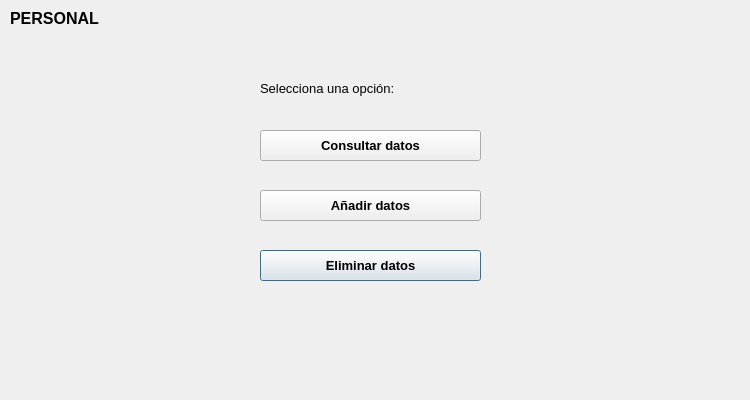
<?xml version="1.0" encoding="UTF-8"?>
<ui version="4.0">
 <class>InterfazPersonal</class>
 <widget class="QDialog" name="InterfazPersonal">
  <property name="geometry">
   <rect>
    <x>0</x>
    <y>0</y>
    <width>750</width>
    <height>400</height>
   </rect>
  </property>
  <property name="windowTitle">
   <string>Dialog</string>
  </property>
  <widget class="QLabel" name="label">
   <property name="geometry">
    <rect>
     <x>260</x>
     <y>80</y>
     <width>191</width>
     <height>16</height>
    </rect>
   </property>
   <property name="font">
    <font>
     <pointsize>10</pointsize>
    </font>
   </property>
   <property name="text">
    <string>Selecciona una opción:</string>
   </property>
  </widget>
  <widget class="QPushButton" name="eliminar">
   <property name="geometry">
    <rect>
     <x>260</x>
     <y>250</y>
     <width>221</width>
     <height>31</height>
    </rect>
   </property>
   <property name="font">
    <font>
     <pointsize>10</pointsize>
     <weight>75</weight>
     <bold>true</bold>
    </font>
   </property>
   <property name="text">
    <string>Eliminar datos</string>
   </property>
  </widget>
  <widget class="QPushButton" name="consultar">
   <property name="geometry">
    <rect>
     <x>260</x>
     <y>130</y>
     <width>221</width>
     <height>31</height>
    </rect>
   </property>
   <property name="font">
    <font>
     <pointsize>10</pointsize>
     <weight>75</weight>
     <bold>true</bold>
    </font>
   </property>
   <property name="text">
    <string>Consultar datos</string>
   </property>
  </widget>
  <widget class="QPushButton" name="anadir">
   <property name="geometry">
    <rect>
     <x>260</x>
     <y>190</y>
     <width>221</width>
     <height>31</height>
    </rect>
   </property>
   <property name="font">
    <font>
     <pointsize>10</pointsize>
     <weight>75</weight>
     <bold>true</bold>
    </font>
   </property>
   <property name="text">
    <string>Añadir datos</string>
   </property>
  </widget>
  <widget class="QLabel" name="label_2">
   <property name="geometry">
    <rect>
     <x>10</x>
     <y>10</y>
     <width>191</width>
     <height>16</height>
    </rect>
   </property>
   <property name="font">
    <font>
     <pointsize>12</pointsize>
     <weight>75</weight>
     <bold>true</bold>
    </font>
   </property>
   <property name="text">
    <string>PERSONAL</string>
   </property>
  </widget>
  <widget class="QLabel" name="label_3">
   <property name="geometry">
    <rect>
     <x>-10</x>
     <y>-30</y>
     <width>759</width>
     <height>427</height>
    </rect>
   </property>
   <property name="text">
    <string/>
   </property>
   <property name="pixmap">
    <pixmap resource="imagenes.qrc">:/imagenes/fondo.PNG</pixmap>
   </property>
  </widget>
  <zorder>label_3</zorder>
  <zorder>label</zorder>
  <zorder>eliminar</zorder>
  <zorder>consultar</zorder>
  <zorder>anadir</zorder>
  <zorder>label_2</zorder>
 </widget>
 <resources>
  <include location="imagenes.qrc"/>
 </resources>
 <connections/>
</ui>
